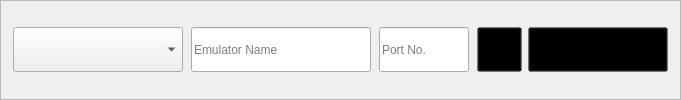
              <widget class="QFrame" name="top_run_frame">
               <property name="styleSheet">
                <string notr="true">#top_run_frame{ border: 1px solid  rgb(255, 121, 198); border-radius: 5px; margin-top: 0.5em; }</string>
               </property>
               <property name="frameShape">
                <enum>QFrame::Shape::StyledPanel</enum>
               </property>
               <property name="frameShadow">
                <enum>QFrame::Shadow::Raised</enum>
               </property>
               <layout class="QHBoxLayout" name="horizontalLayout_6">
                <property name="leftMargin">
                 <number>5</number>
                </property>
                <property name="topMargin">
                 <number>5</number>
                </property>
                <property name="rightMargin">
                 <number>5</number>
                </property>
                <property name="bottomMargin">
                 <number>5</number>
                </property>
                <item alignment="Qt::AlignmentFlag::AlignLeft">
                 <widget class="QFrame" name="frame_10">
                  <property name="frameShape">
                   <enum>QFrame::Shape::NoFrame</enum>
                  </property>
                  <property name="frameShadow">
                   <enum>QFrame::Shadow::Raised</enum>
                  </property>
                  <layout class="QHBoxLayout" name="horizontalLayout_8">
                   <property name="spacing">
                    <number>8</number>
                   </property>
                   <property name="leftMargin">
                    <number>7</number>
                   </property>
                   <property name="topMargin">
                    <number>0</number>
                   </property>
                   <property name="rightMargin">
                    <number>0</number>
                   </property>
                   <property name="bottomMargin">
                    <number>0</number>
                   </property>
                   <item>
                    <widget class="QComboBox" name="comboBox_2">
                     <property name="minimumSize">
                      <size>
                       <width>170</width>
                       <height>45</height>
                      </size>
                     </property>
                     <property name="currentIndex">
                      <number>-1</number>
                     </property>
                     <property name="placeholderText">
                      <string>Choose a Profile</string>
                     </property>
                     <item>
                      <property name="text">
                       <string>Default</string>
                      </property>
                     </item>
                    </widget>
                   </item>
                   <item>
                    <widget class="QLineEdit" name="emu_name_">
                     <property name="minimumSize">
                      <size>
                       <width>180</width>
                       <height>45</height>
                      </size>
                     </property>
                     <property name="maximumSize">
                      <size>
                       <width>200</width>
                       <height>16777215</height>
                      </size>
                     </property>
                     <property name="placeholderText">
                      <string>Emulator Name</string>
                     </property>
                     <property name="clearButtonEnabled">
                      <bool>true</bool>
                     </property>
                    </widget>
                   </item>
                   <item>
                    <widget class="QLineEdit" name="emu_port_">
                     <property name="minimumSize">
                      <size>
                       <width>0</width>
                       <height>45</height>
                      </size>
                     </property>
                     <property name="maximumSize">
                      <size>
                       <width>90</width>
                       <height>16777215</height>
                      </size>
                     </property>
                     <property name="inputMask">
                      <string/>
                     </property>
                     <property name="text">
                      <string/>
                     </property>
                     <property name="maxLength">
                      <number>10</number>
                     </property>
                     <property name="placeholderText">
                      <string>Port No.</string>
                     </property>
                     <property name="clearButtonEnabled">
                      <bool>true</bool>
                     </property>
                    </widget>
                   </item>
                   <item>
                    <widget class="QPushButton" name="run_btn_">
                     <property name="minimumSize">
                      <size>
                       <width>45</width>
                       <height>45</height>
                      </size>
                     </property>
                     <property name="styleSheet">
                      <string notr="true">background:transparent;</string>
                     </property>
                     <property name="text">
                      <string/>
                     </property>
                     <property name="icon">
                      <iconset theme="QIcon::ThemeIcon::MediaPlaybackStart"/>
                     </property>
                    </widget>
                   </item>
                  </layout>
                 </widget>
                </item>
                <item alignment="Qt::AlignmentFlag::AlignRight">
                 <widget class="QFrame" name="frame_11">
                  <property name="frameShape">
                   <enum>QFrame::Shape::NoFrame</enum>
                  </property>
                  <property name="frameShadow">
                   <enum>QFrame::Shadow::Raised</enum>
                  </property>
                  <layout class="QHBoxLayout" name="horizontalLayout_9">
                   <property name="leftMargin">
                    <number>0</number>
                   </property>
                   <property name="topMargin">
                    <number>0</number>
                   </property>
                   <property name="rightMargin">
                    <number>7</number>
                   </property>
                   <property name="bottomMargin">
                    <number>0</number>
                   </property>
                   <item>
                    <widget class="QPushButton" name="delete_instance_">
                     <property name="minimumSize">
                      <size>
                       <width>140</width>
                       <height>45</height>
                      </size>
                     </property>
                     <property name="styleSheet">
                      <string notr="true">background:transparent;</string>
                     </property>
                     <property name="text">
                      <string>Delete Instance</string>
                     </property>
                    </widget>
                   </item>
                  </layout>
                 </widget>
                </item>
               </layout>
              </widget>
